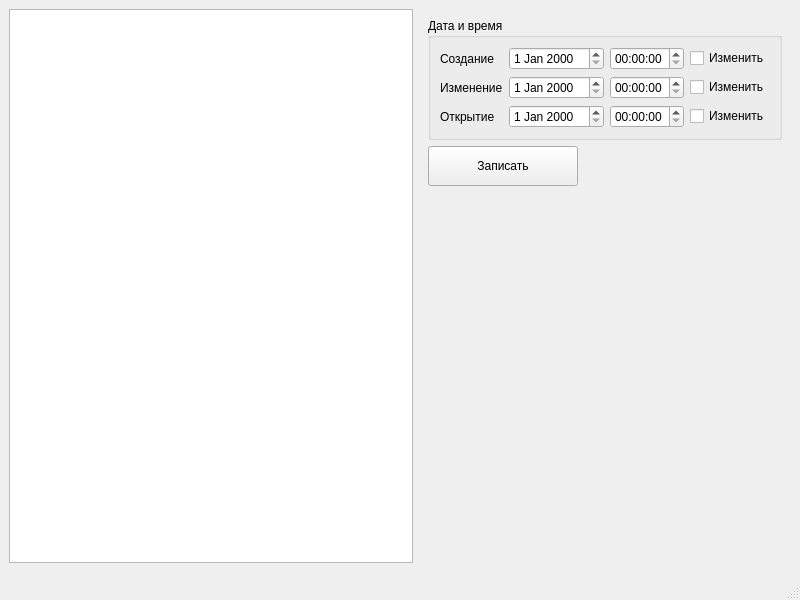
<?xml version="1.0" encoding="UTF-8"?>
<ui version="4.0">
 <class>MainWindow</class>
 <widget class="QMainWindow" name="MainWindow">
  <property name="geometry">
   <rect>
    <x>0</x>
    <y>0</y>
    <width>800</width>
    <height>600</height>
   </rect>
  </property>
  <property name="windowTitle">
   <string>MainWindow</string>
  </property>
  <widget class="QWidget" name="centralwidget">
   <layout class="QGridLayout" name="gridLayout_2">
    <item row="0" column="1" rowspan="2">
     <widget class="QWidget" name="widget" native="true">
      <property name="minimumSize">
       <size>
        <width>150</width>
        <height>50</height>
       </size>
      </property>
      <layout class="QVBoxLayout" name="verticalLayout">
       <item>
        <widget class="QGroupBox" name="groupBox">
         <property name="title">
          <string>Дата и время</string>
         </property>
         <layout class="QGridLayout" name="gridLayout">
          <item row="1" column="0">
           <widget class="QLabel" name="label_2">
            <property name="text">
             <string>Изменение</string>
            </property>
           </widget>
          </item>
          <item row="1" column="3">
           <widget class="QCheckBox" name="changeEnable">
            <property name="text">
             <string>Изменить</string>
            </property>
           </widget>
          </item>
          <item row="2" column="1">
           <widget class="QDateEdit" name="dateOpened"/>
          </item>
          <item row="0" column="1">
           <widget class="QDateEdit" name="dateCreated"/>
          </item>
          <item row="1" column="2">
           <widget class="QTimeEdit" name="timeChanged"/>
          </item>
          <item row="2" column="0">
           <widget class="QLabel" name="label_3">
            <property name="text">
             <string>Открытие</string>
            </property>
           </widget>
          </item>
          <item row="2" column="2">
           <widget class="QTimeEdit" name="timeOpened"/>
          </item>
          <item row="0" column="3">
           <widget class="QCheckBox" name="createEnable">
            <property name="text">
             <string>Изменить</string>
            </property>
           </widget>
          </item>
          <item row="1" column="1">
           <widget class="QDateEdit" name="dateChanged"/>
          </item>
          <item row="0" column="2">
           <widget class="QTimeEdit" name="timeCreated"/>
          </item>
          <item row="0" column="0">
           <widget class="QLabel" name="label">
            <property name="text">
             <string>Создание</string>
            </property>
           </widget>
          </item>
          <item row="2" column="3">
           <widget class="QCheckBox" name="acessEnable">
            <property name="text">
             <string>Изменить</string>
            </property>
           </widget>
          </item>
         </layout>
        </widget>
       </item>
       <item>
        <widget class="QPushButton" name="pushButton">
         <property name="sizePolicy">
          <sizepolicy hsizetype="Fixed" vsizetype="Fixed">
           <horstretch>0</horstretch>
           <verstretch>0</verstretch>
          </sizepolicy>
         </property>
         <property name="minimumSize">
          <size>
           <width>150</width>
           <height>40</height>
          </size>
         </property>
         <property name="maximumSize">
          <size>
           <width>150</width>
           <height>40</height>
          </size>
         </property>
         <property name="text">
          <string>Записать</string>
         </property>
        </widget>
       </item>
       <item>
        <spacer name="verticalSpacer">
         <property name="orientation">
          <enum>Qt::Vertical</enum>
         </property>
         <property name="sizeHint" stdset="0">
          <size>
           <width>20</width>
           <height>40</height>
          </size>
         </property>
        </spacer>
       </item>
      </layout>
     </widget>
    </item>
    <item row="0" column="0">
     <widget class="QTreeView" name="treeView"/>
    </item>
   </layout>
  </widget>
  <widget class="QMenuBar" name="menubar">
   <property name="geometry">
    <rect>
     <x>0</x>
     <y>0</y>
     <width>800</width>
     <height>22</height>
    </rect>
   </property>
  </widget>
  <widget class="QStatusBar" name="statusbar"/>
 </widget>
 <resources/>
 <connections/>
</ui>
